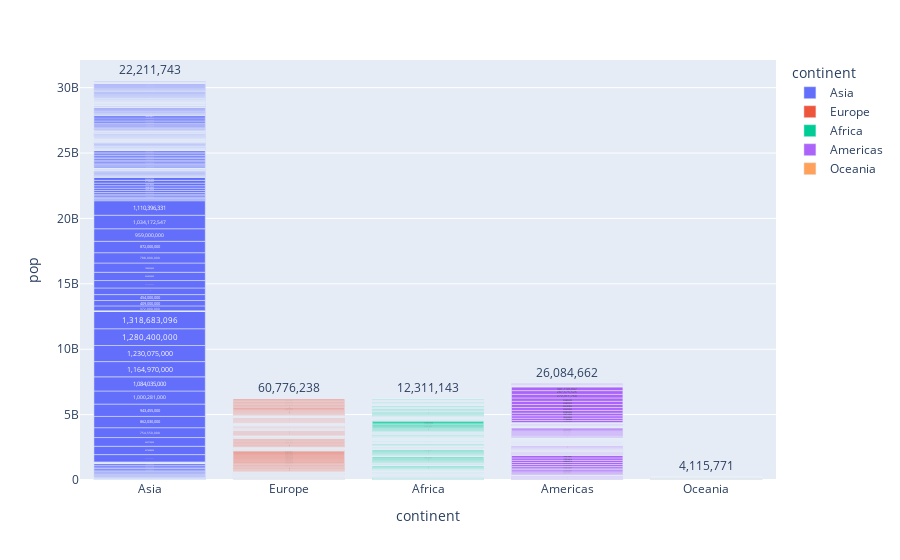

Notebook cell for this chart:
### Code cell
import plotly.express as px

data = px.data.gapminder()
fig = px.bar(data_frame=data, x="continent", y="pop", color="continent",
             text=[f"{x:,.0f}" for x in data["pop"]])
fig.show()

### Figure 1 — Plotly figure (JSON) as saved in the notebook; plotly's stock layout.template omitted (floating-point values rounded to 4 significant figures; data arrays with more than 128 entries replaced by an {"elided": "..."} marker saying what was removed)
{"data": [{"alignmentgroup": "True", "hovertemplate": "continent=%{x}<br>pop=%{y}<br>text=%{text}<extra></extra>", "legendgroup": "Asia", "marker": {"color": "#636efa", "pattern": {"shape": ""}}, "name": "Asia", "offsetgroup": "Asia", "orientation": "v", "showlegend": true, "text": {"elided": "396 str values"}, "textposition": "auto", "type": "bar", "x": {"elided": "396 str values"}, "xaxis": "x", "y": {"elided": "396 int values"}, "yaxis": "y"}, {"alignmentgroup": "True", "hovertemplate": "continent=%{x}<br>pop=%{y}<br>text=%{text}<extra></extra>", "legendgroup": "Europe", "marker": {"color": "#EF553B", "pattern": {"shape": ""}}, "name": "Europe", "offsetgroup": "Europe", "orientation": "v", "showlegend": true, "text": {"elided": "360 str values"}, "textposition": "auto", "type": "bar", "x": {"elided": "360 str values"}, "xaxis": "x", "y": {"elided": "360 int values"}, "yaxis": "y"}, {"alignmentgroup": "True", "hovertemplate": "continent=%{x}<br>pop=%{y}<br>text=%{text}<extra></extra>", "legendgroup": "Africa", "marker": {"color": "#00cc96", "pattern": {"shape": ""}}, "name": "Africa", "offsetgroup": "Africa", "orientation": "v", "showlegend": true, "text": {"elided": "624 str values"}, "textposition": "auto", "type": "bar", "x": {"elided": "624 str values"}, "xaxis": "x", "y": {"elided": "624 int values"}, "yaxis": "y"}, {"alignmentgroup": "True", "hovertemplate": "continent=%{x}<br>pop=%{y}<br>text=%{text}<extra></extra>", "legendgroup": "Americas", "marker": {"color": "#ab63fa", "pattern": {"shape": ""}}, "name": "Americas", "offsetgroup": "Americas", "orientation": "v", "showlegend": true, "text": {"elided": "300 str values"}, "textposition": "auto", "type": "bar", "x": {"elided": "300 str values"}, "xaxis": "x", "y": {"elided": "300 int values"}, "yaxis": "y"}, {"alignmentgroup": "True", "hovertemplate": "continent=%{x}<br>pop=%{y}<br>text=%{text}<extra></extra>", "legendgroup": "Oceania", "marker": {"color": "#FFA15A", "pattern": {"shape": ""}}, "name": "Oceania", "offsetgroup": "Oceania", "orientation": "v", "showlegend": true, "text": ["8,691,212", "9,712,569", "10,794,968", "11,872,264", "13,177,000", "14,074,100", "15,184,200", "16,257,249", "17,481,977", "18,565,243", "19,546,792", "20,434,176", "1,994,794", "2,229,407", "2,488,550", "2,728,150", "2,929,100", "3,164,900", "3,210,650", "3,317,166", "3,437,674", "3,676,187", "3,908,037", "4,115,771"], "textposition": "auto", "type": "bar", "x": ["Oceania", "Oceania", "Oceania", "Oceania", "Oceania", "Oceania", "Oceania", "Oceania", "Oceania", "Oceania", "Oceania", "Oceania", "Oceania", "Oceania", "Oceania", "Oceania", "Oceania", "Oceania", "Oceania", "Oceania", "Oceania", "Oceania", "Oceania", "Oceania"], "xaxis": "x", "y": [8691212, 9712569, 10794968, 11872264, 13177000, 14074100, 15184200, 16257249, 17481977, 18565243, 19546792, 20434176, 1994794, 2229407, 2488550, 2728150, 2929100, 3164900, 3210650, 3317166, 3437674, 3676187, 3908037, 4115771], "yaxis": "y"}], "layout": {"barmode": "relative", "legend": {"title": {"text": "continent"}, "tracegroupgap": 0}, "margin": {"t": 60}, "xaxis": {"anchor": "y", "categoryarray": ["Asia", "Europe", "Africa", "Americas", "Oceania"], "categoryorder": "array", "domain": [0, 1], "title": {"text": "continent"}}, "yaxis": {"anchor": "x", "domain": [0, 1], "title": {"text": "pop"}}}}
